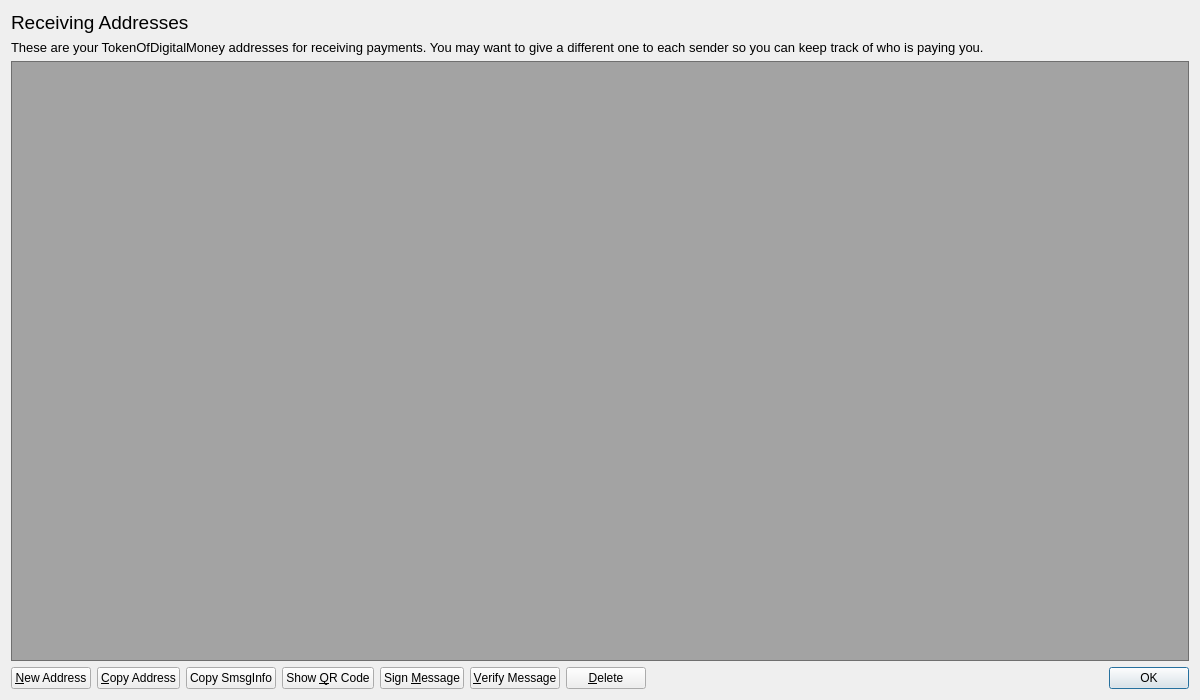
<?xml version="1.0" encoding="UTF-8"?>
<ui version="4.0">
 <class>AddressBookPage</class>
 <widget class="QWidget" name="AddressBookPage">
  <property name="geometry">
   <rect>
    <x>0</x>
    <y>0</y>
    <width>1200</width>
    <height>700</height>
   </rect>
  </property>
  <property name="windowTitle">
   <string>Address Book</string>
  </property>
  <property name="styleSheet">
   <string notr="true"/>
  </property>
  <layout class="QVBoxLayout" name="verticalLayout">
   <item>
    <widget class="QLabel" name="AddressLabelName">
     <property name="font">
      <font>
       <pointsize>14</pointsize>
      </font>
     </property>
     <property name="text">
      <string>Receiving Addresses</string>
     </property>
    </widget>
   </item>
   <item>
    <widget class="QLabel" name="labelExplanation">
     <property name="font">
      <font>
       <pointsize>10</pointsize>
      </font>
     </property>
     <property name="text">
      <string>These are your TokenOfDigitalMoney addresses for receiving payments. You may want to give a different one to each sender so you can keep track of who is paying you.</string>
     </property>
     <property name="textFormat">
      <enum>Qt::PlainText</enum>
     </property>
     <property name="wordWrap">
      <bool>true</bool>
     </property>
    </widget>
   </item>
   <item>
    <widget class="QTableView" name="tableView">
     <property name="font">
      <font>
       <pointsize>10</pointsize>
      </font>
     </property>
     <property name="contextMenuPolicy">
      <enum>Qt::CustomContextMenu</enum>
     </property>
     <property name="toolTip">
      <string>Double-click to edit address or label</string>
     </property>
     <property name="styleSheet">
      <string notr="true">background: transparent;
background-color: rgb(20, 20, 20, 0.35);
color: rgb(255, 255, 255);
</string>
     </property>
     <property name="tabKeyNavigation">
      <bool>false</bool>
     </property>
     <property name="selectionMode">
      <enum>QAbstractItemView::SingleSelection</enum>
     </property>
     <property name="selectionBehavior">
      <enum>QAbstractItemView::SelectRows</enum>
     </property>
     <property name="sortingEnabled">
      <bool>true</bool>
     </property>
     <attribute name="verticalHeaderVisible">
      <bool>false</bool>
     </attribute>
    </widget>
   </item>
   <item>
    <layout class="QHBoxLayout" name="horizontalLayout">
     <item>
      <widget class="QPushButton" name="newAddressButton">
       <property name="toolTip">
        <string>Create a new address</string>
       </property>
       <property name="text">
        <string>&amp;New Address</string>
       </property>
      </widget>
     </item>
     <item>
      <widget class="QPushButton" name="copyToClipboard">
       <property name="toolTip">
        <string>Copy the currently selected address to the system clipboard</string>
       </property>
       <property name="text">
        <string>&amp;Copy Address</string>
       </property>
      </widget>
     </item>
     <item>
      <widget class="QPushButton" name="copySmsgInfo">
       <property name="toolTip">
        <string>Copy the currently selected address smsg info to the system clipboard</string>
       </property>
       <property name="text">
        <string>Copy SmsgInfo</string>
       </property>
      </widget>
     </item>
     <item>
      <widget class="QPushButton" name="showQRCode">
       <property name="text">
        <string>Show &amp;QR Code</string>
       </property>
      </widget>
     </item>
     <item>
      <widget class="QPushButton" name="signMessage">
       <property name="toolTip">
        <string>Sign a message to prove you own a TokenOfDigitalMoney address</string>
       </property>
       <property name="text">
        <string>Sign &amp;Message</string>
       </property>
      </widget>
     </item>
     <item>
      <widget class="QPushButton" name="verifyMessage">
       <property name="toolTip">
        <string>Verify a message to ensure it was signed with a specified TokenOfDigitalMoney address</string>
       </property>
       <property name="text">
        <string>&amp;Verify Message</string>
       </property>
      </widget>
     </item>
     <item>
      <widget class="QPushButton" name="deleteButton">
       <property name="toolTip">
        <string>Delete the currently selected address from the list</string>
       </property>
       <property name="text">
        <string>&amp;Delete</string>
       </property>
      </widget>
     </item>
     <item>
      <spacer name="horizontalSpacer">
       <property name="orientation">
        <enum>Qt::Horizontal</enum>
       </property>
       <property name="sizeHint" stdset="0">
        <size>
         <width>40</width>
         <height>20</height>
        </size>
       </property>
      </spacer>
     </item>
     <item>
      <widget class="QDialogButtonBox" name="buttonBox">
       <property name="sizePolicy">
        <sizepolicy hsizetype="Maximum" vsizetype="Fixed">
         <horstretch>0</horstretch>
         <verstretch>0</verstretch>
        </sizepolicy>
       </property>
       <property name="standardButtons">
        <set>QDialogButtonBox::Ok</set>
       </property>
      </widget>
     </item>
    </layout>
   </item>
  </layout>
 </widget>
 <resources/>
 <connections/>
</ui>
